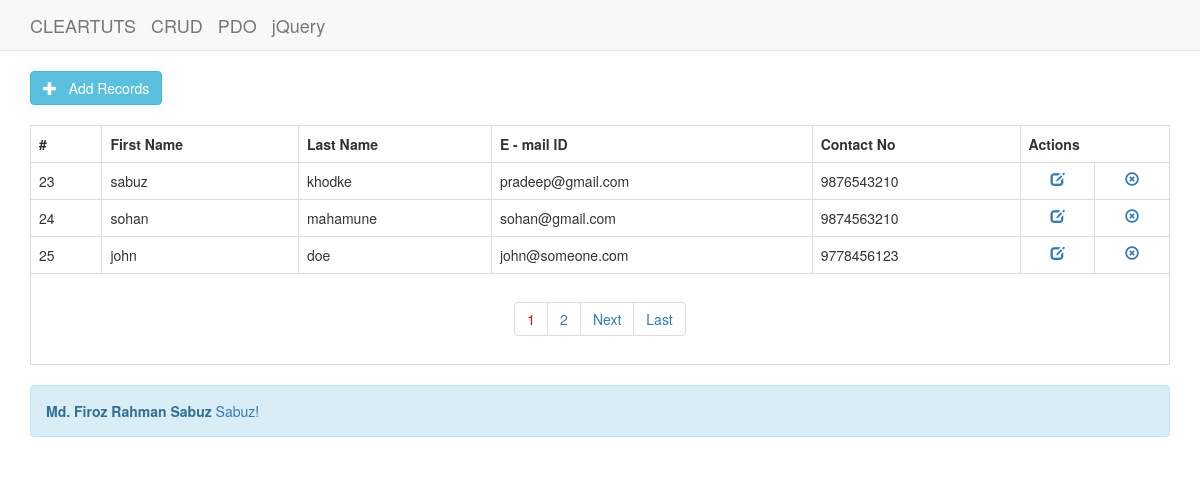
The page / on the database its author committed.
### tables this page shows
CREATE TABLE `tbl_users` (
  `id` int(11) NOT NULL,
  `first_name` varchar(25) NOT NULL,
  `last_name` varchar(25) NOT NULL,
  `email_id` varchar(50) NOT NULL,
  `contact_no` bigint(10) NOT NULL
);

### class.crud.php (the view, shortened to what this page needs)
<?php
class Crud
{
	private $db;
	function __construct($DB_con)
	{
		$this->db = $DB_con;
	}
	public function dataview($query)
	{
		$stmt = $this->db->prepare($query);
		$stmt->execute();
		if($stmt->rowCount()>0)
		{
			while($row=$stmt->fetch(PDO::FETCH_ASSOC))
			{
				?>
                <tr>
                <td><?php print($row['id']); ?></td>
                <td><?php print($row['first_name']); ?></td>
                <td><?php print($row['last_name']); ?></td>
                <td><?php print($row['email_id']); ?></td>
                <td><?php print($row['contact_no']); ?></td>
                <td align="center">
                <a href="edit-data.php?edit_id=<?php print($row['id']); ?>"><i class="glyphicon glyphicon-edit"></i></a>
                </td>
                <td align="center">
                <a href="delete.php?delete_id=<?php print($row['id']); ?>"><i class="glyphicon glyphicon-remove-circle"></i></a>
                </td>
                </tr>
                <?php
			}
		}
		else
		{
			?>
            <tr>
            <td>Nothing here...</td>
            </tr>
            <?php
		}
	}
	public function paginglink($query,$records_per_page)
	{
		$self = $_SERVER['PHP_SELF'];
		$stmt = $this->db->prepare($query);
		$stmt->execute();
		$total_no_of_records = $stmt->rowCount();
		if($total_no_of_records > 0)
		{
			?><ul class="pagination"><?php
			$total_no_of_pages=ceil($total_no_of_records/$records_per_page);
			$current_page=1;
			for($i=1;$i<=$total_no_of_pages;$i++)
			{
				if($i==$current_page)
				{
					echo "<li><a href='".$self."?page_no=".$i."' style='color:red;'>".$i."</a></li>";
				}
				else
				{
					echo "<li><a href='".$self."?page_no=".$i."'>".$i."</a></li>";
				}
			}
			if($current_page!=$total_no_of_pages)
			{
				$next=$current_page+1;
				echo "<li><a href='".$self."?page_no=".$next."'>Next</a></li>";
				echo "<li><a href='".$self."?page_no=".$total_no_of_pages."'>Last</a></li>";
			}
			?></ul><?php
		}
	}
}

### header.php (shortened to what this page needs)
<!DOCTYPE html PUBLIC "-//W3C//DTD XHTML 1.0 Transitional//EN" "http://www.w3.org/TR/xhtml1/DTD/xhtml1-transitional.dtd">
<html xmlns="http://www.w3.org/1999/xhtml">
<head>
<link href="bootstrap/css/bootstrap.min.css" rel="stylesheet" media="screen">
</head>
<body>
<div class="navbar navbar-default navbar-static-top" role="navigation">
    <div class="container">
        <div class="navbar-header">
            <a class="navbar-brand" href="http://cleartuts.blogspot.com" title='Programming Blog'>CLEARTUTS</a>
            <a class="navbar-brand" href="http://cleartuts.blogspot.com/search/label/CRUD">CRUD</a>
            <a class="navbar-brand" href="http://cleartuts.blogspot.com/search/label/PDO">PDO</a>
            <a class="navbar-brand" href="http://cleartuts.blogspot.com/search/label/jQuery">jQuery</a>
        </div>
    </div>
</div>

### index.php (shortened to what this page needs)
<?php
include_once 'dbconfig.php';
?>
<?php include_once 'header.php'; ?>
<div class="container">
<a href="add-data.php" class="btn btn-large btn-info"><i class="glyphicon glyphicon-plus"></i> &nbsp; Add Records</a>
</div>
<div class="clearfix"></div><br />
<div class="container">
	 <table class='table table-bordered table-responsive'>
     <tr>
     <th>#</th>
     <th>First Name</th>
     <th>Last Name</th>
     <th>E - mail ID</th>
     <th>Contact No</th>
     <th colspan="2" align="center">Actions</th>
     </tr>
     <?php
		$query = "SELECT * FROM tbl_users";
		$records_per_page=3;
		$newquery = $crud->paging($query,$records_per_page);
		$crud->dataview($newquery);
	 ?>
    <tr>
        <td colspan="7" align="center">
 			<div class="pagination-wrap">
            <?php $crud->paginglink($query,$records_per_page); ?>
        	</div>
        </td>
    </tr>
</table>
</div>
<?php include_once 'footer.php'; ?>

### footer.php (shortened to what this page needs)
<div class="container">
	<div class="alert alert-info">
    <strong>Md. Firoz Rahman Sabuz </strong> <a href="http://itcord.com">Sabuz</a>!
	</div>
</div>
</body>
</html>

### rows shown on the page
tbl_users: id "23", first_name "sabuz", last_name "khodke", email "pradeep@gmail.com", contact_no "9876543210"
tbl_users: id "24", first_name "sohan", last_name "mahamune", email "sohan@gmail.com", contact_no "9874563210"
tbl_users: id "25", first_name "john", last_name "doe", email "john@someone.com", contact_no "9778456123"
